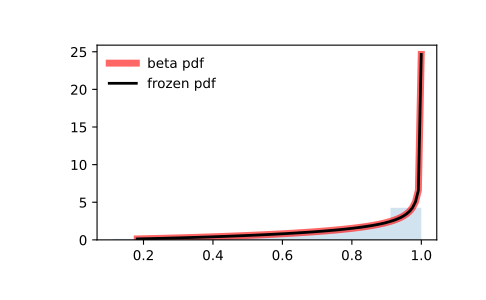

This chart was generated by the following Python code:
from scipy.stats import beta
import matplotlib.pyplot as plt
fig, ax = plt.subplots(1, 1)

# Calculate the first four moments:

a, b = 2.31, 0.627
mean, var, skew, kurt = beta.stats(a, b, moments='mvsk')

# Display the probability density function (``pdf``):

x = np.linspace(beta.ppf(0.01, a, b),
                beta.ppf(0.99, a, b), 100)
ax.plot(x, beta.pdf(x, a, b),
       'r-', lw=5, alpha=0.6, label='beta pdf')

# Alternatively, the distribution object can be called (as a function)
# to fix the shape, location and scale parameters. This returns a "frozen"
# RV object holding the given parameters fixed.

# Freeze the distribution and display the frozen ``pdf``:

rv = beta(a, b)
ax.plot(x, rv.pdf(x), 'k-', lw=2, label='frozen pdf')

# Check accuracy of ``cdf`` and ``ppf``:

vals = beta.ppf([0.001, 0.5, 0.999], a, b)
np.allclose([0.001, 0.5, 0.999], beta.cdf(vals, a, b))
# True

# Generate random numbers:

r = beta.rvs(a, b, size=1000)

# And compare the histogram:

ax.hist(r, density=True, histtype='stepfilled', alpha=0.2)
ax.legend(loc='best', frameon=False)
plt.show()
